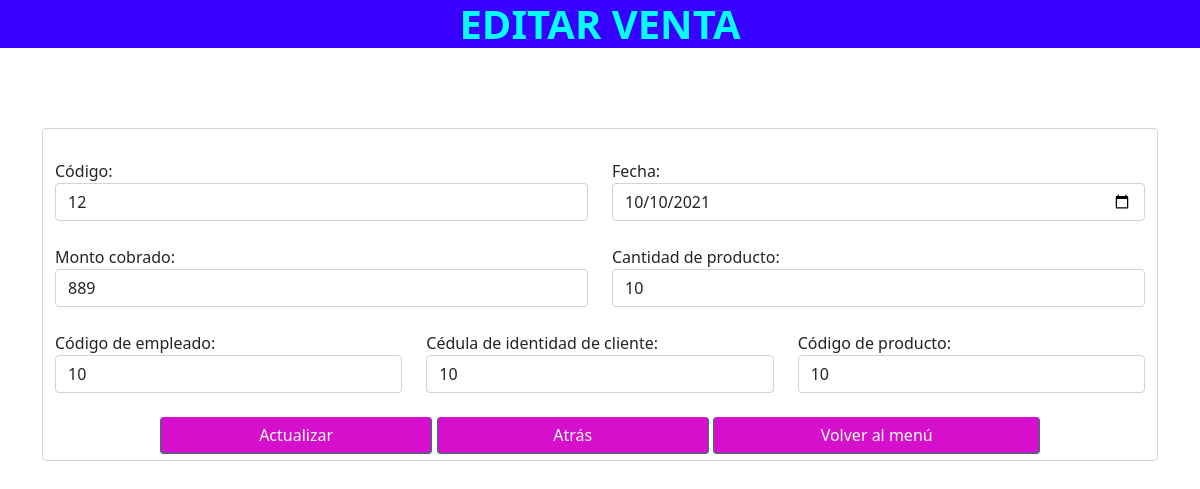
Page /update_venta.php?codigo=12 on the committed database.
### tables this page shows
CREATE TABLE `VENTA` (
  `codigo` int NOT NULL,
  `fecha` date NOT NULL,
  `cantidad_producto` int NOT NULL,
  `EMPLEADO_codigo` int NOT NULL,
  `CLIENTE_ci` int NOT NULL,
  `codigo_PRODUCTO` int DEFAULT NULL,
  `monto_cobrado` float(5,0) DEFAULT NULL
);

### update_venta.php (the view, shortened to what this page needs)
<!DOCTYPE html>
<html lang="en">
<head>
    <link href="https://cdn.jsdelivr.net/npm/bootstrap@5.1.3/dist/css/bootstrap.min.css" rel="stylesheet">
    <link rel="stylesheet" href="css/style.css">
</head>
<body>
    <?php
        include("db.php");
        if(isset($_GET['codigo'])) {
            $codigo = $_GET['codigo'];
            $query = "SELECT codigo, fecha, monto_cobrado, cantidad_producto, EMPLEADO_codigo, CLIENTE_ci, codigo_PRODUCTO FROM VENTA where codigo='$codigo'";
            $result = mysqli_query($conn, $query);
            if(mysqli_num_rows($result) == 1){
                $row = mysqli_fetch_array($result);
                $codigo = $row['codigo'];
                $fecha = $row['fecha'];
                $monto = $row['monto_cobrado'];
                $cantidad = $row['cantidad_producto'];
                $empleado = $row['EMPLEADO_codigo'];
                $cliente = $row['CLIENTE_ci'];
                $prod = $row['codigo_PRODUCTO'];
            }
        }
    ?>
    <div class="form-group">
        <center><h1 class="titulo"><b>EDITAR VENTA</b></h1></center>
        <div class="container"><br><br><br>
            <div class="form-control"><br>
                <form action="update_venta.php?codigo=<?php echo $_GET['codigo'];?>" onsubmit="return validarform()" method="POST" name="formulario">
                    <div class="row">
                        <div class="col">
                            <span>Código:</span>
                            <input type="number" min="0" value="<?php echo($codigo)?>" id="codigo" name="codigo" class="form-control" placeholder="Ingrese código de venta" required>
                        </div>
                        <div class="col">
                            <span>Fecha:</span>
                            <input type="date" min="2021-10-10" value="<?php echo($fecha)?>" required id="fecha" name="fecha" class="form-control" required>
                        </div>
                    </div><br>
                    <div class="row">
                        <div class="col">
                            <span>Monto cobrado:</span>
                            <input type="number"  id="monto" value="<?php echo($monto)?>" name="monto"class="form-control" step="0.01"  min="0" placeholder="Ingrese monto cobrado ej: 1999.99" required>
                        </div>
                        <div class="col">
                            <span>Cantidad de producto:</span>
                            <input type="number" id="cantidad" value="<?php echo($cantidad)?>" name="cantidad" min="0" class="form-control" placeholder="Ingrese la cantidad de producto ej: 10" required>
                        </div>
                    </div><br>
                    <div class="row">
                        <div class="col">
                            <span>Código de empleado:</span>
                            <input type="number" id="empleado" value="<?php echo($empleado)?>" name="empleado" class="form-control" placeholder="Ingrese código de empleado"required>
                        </div>
                        <div class="col">
                            <span>Cédula de identidad de cliente:</span>
                            <input type="number" id="cliente" name="cliente" value="<?php echo($cliente)?>"class="form-control" placeholder="Ingrese cédula de identidad del cliente" required>
                        </div>
                        <div class="col">
                            <span>Código de producto:</span>
                            <input type="number" id="prod" name="prod"  value="<?php echo($prod)?>" class="form-control" placeholder="Ingrese código del producto" required>
                        </div>
                    </div><br>
                    <center><input type="submit" class="btn btn-success btn-block" value="Actualizar" id="actualizar" name="actualizar">
                    <input type="button" class="btn btn-success btn-block" onclick="location.href='http://karmaland.cochasoft.com/reporte_venta.php';"value="Atrás">
                    <input type="button" class="btn btn-success btn-block" id="main" onclick="location.href='http://karmaland.cochasoft.com/user.php';" value="Volver al menú" /></center>
                </form>
            </div>
        </div>
    </div>
</body>
</html>

### css/style.css (style rules this page uses)
.titulo { background-color: rgb(55, 0, 255); text-shadow: aqua; }
h1 { color: aqua; }
body { background-image: url(/icono/fondo.jpg); }
.btn { width: 25%; background-color: rgb(214, 15, 204); border-top: 0px; }
#main { width: 30%; }

### rows in the picture
venta: codigo "12", fecha "10/10/2021", monto "889", cantidad "10", empleado "10", cliente "10", prod "10"
